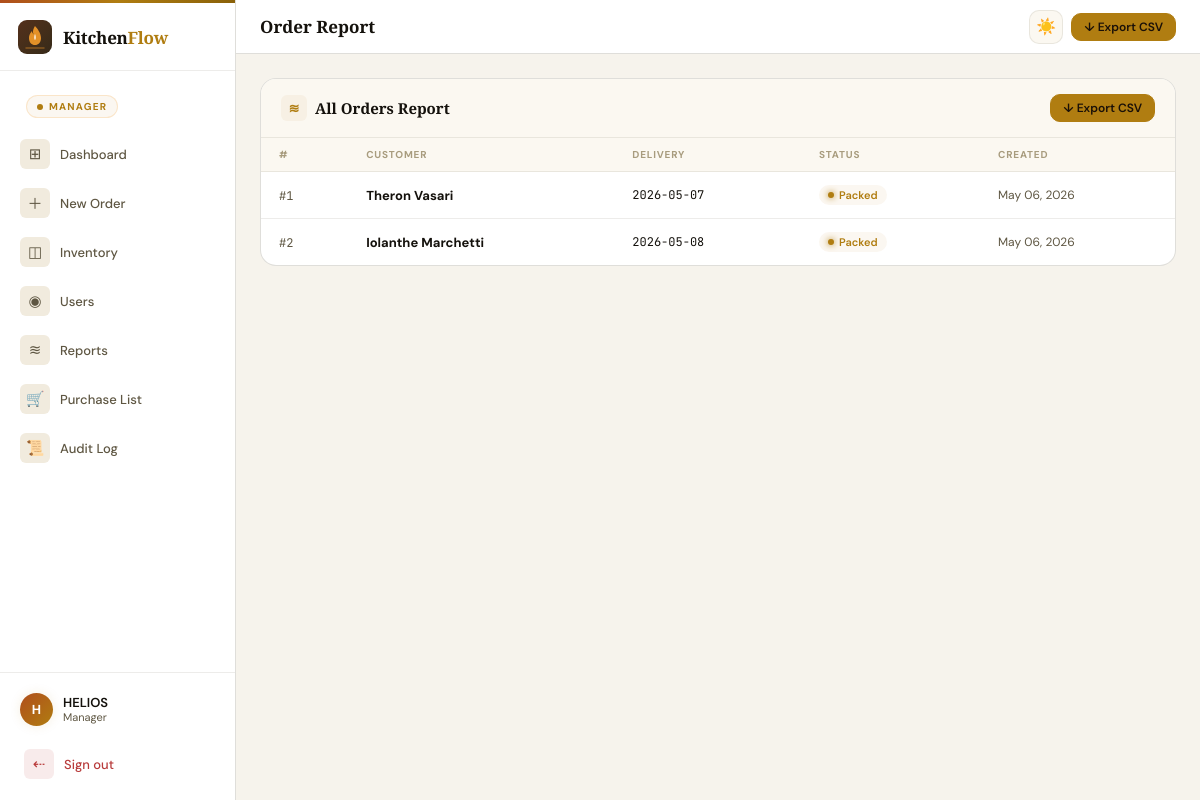
/manager/report (signed in), run on the app's committed database.
### models.py (models this page shows, shortened)
class User(UserMixin, db.Model):
    __tablename__ = "users"
    id = db.Column(db.Integer, primary_key=True)
    username = db.Column(db.String(80), unique=True, nullable=False)
    password_hash = db.Column(db.String(200), nullable=False)
    role = db.Column(db.String(30), nullable=False)  # manager/chef/packer/quality
    name = db.Column(db.String(120), nullable=False)

class Order(db.Model):
    __tablename__ = "orders"
    id = db.Column(db.Integer, primary_key=True)
    customer_name = db.Column(db.String(120), nullable=False)
    delivery_date = db.Column(db.Date, nullable=False)
    status = db.Column(db.String(30), default="Pending")
    created_at = db.Column(db.DateTime, default=datetime.utcnow)
    order_items = db.relationship("OrderItem", backref="order", lazy=True,
                                  cascade="all, delete-orphan")

### manager/routes.py (the view)
@manager_bp.route("/report")
@login_required
@manager_required
def report():
    orders = Order.query.order_by(Order.created_at.desc()).all()
    return render_template("manager/report.html", orders=orders)

### extensions.py (called while the page is built)
@login_manager.user_loader
def load_user(user_id):
    from models import User
    return db.session.get(User, int(user_id))

### manager/routes.py (called while the page is built)
def manager_required(f):
    @wraps(f)
    def decorated(*args, **kwargs):
        if not current_user.is_authenticated or current_user.role != "manager":
            flash("Access denied.", "danger")
            return redirect(url_for("auth.login"))
        return f(*args, **kwargs)
    return decorated

### templates/manager/report.html (shortened to what this page needs)
{% extends "base.html" %}
{% block topbar_title %}Order Report{% endblock %}
{% block topbar_actions %}<a href="/manager/report/download" class="btn btn-primary btn-sm">↓ Export CSV</a>{% endblock %}
{% block sidebar %}
  <a href="/manager/dashboard" class="nav-item"><div class="nav-icon">⊞</div>Dashboard</a>
  <a href="/manager/orders/new" class="nav-item"><div class="nav-icon">＋</div>New Order</a>
  <a href="/manager/inventory" class="nav-item"><div class="nav-icon">◫</div>Inventory</a>
  <a href="/manager/users" class="nav-item"><div class="nav-icon">◉</div>Users</a>
  <a href="/manager/report" class="nav-item"><div class="nav-icon">≋</div>Reports</a>
  <a href="/manager/purchase-list" class="nav-item"><div class="nav-icon">🛒</div>Purchase List</a>
  <a href="/manager/audit" class="nav-item"><div class="nav-icon">📜</div>Audit Log</a>
{% endblock %}
{% block content %}
<div class="card">
  <div class="card-header">
    <div class="card-title"><div class="ct-icon">≋</div>All Orders Report</div>
    <a href="/manager/report/download" class="btn btn-primary btn-sm">↓ Export CSV</a>
  </div>
  <div class="table-wrap">
    <table>
      <thead><tr><th>#</th><th>Customer</th><th>Delivery</th><th>Status</th><th>Created</th></tr></thead>
      <tbody>
        {% for o in orders %}
        <tr>
          <td><span class="order-id">#{{ o.id }}</span></td>
          <td><strong>{{ o.customer_name }}</strong></td>
          <td class="font-mono text-sm">{{ o.delivery_date }}</td>
          <td>
            {% if o.status=="In Progress" %}<span class="badge b-ember"><span class="badge-dot"></span>In Progress</span>
            {% elif o.status=="Pending" %}<span class="badge b-gray"><span class="badge-dot"></span>Pending</span>
            {% elif o.status in ["Approved","Completed"] %}<span class="badge b-green"><span class="badge-dot"></span>{{ o.status }}</span>
            {% elif o.status=="Ready for Packing" %}<span class="badge b-blue"><span class="badge-dot"></span>Ready to Pack</span>
            {% else %}<span class="badge b-amber"><span class="badge-dot"></span>{{ o.status }}</span>{% endif %}
          </td>
          <td class="text-sm text-muted">{{ o.created_at.strftime("%b %d, %Y") }}</td>
        </tr>
        {% endfor %}
      </tbody>
    </table>
  </div>
</div>
{% endblock %}

### templates/base.html (shortened to what this page needs)
<!DOCTYPE html>
<html lang="en" data-theme="dark">
<head>
</head>
<body>
<div class="app">
  <aside class="sidebar">
    <div class="sidebar-logo">
      <div class="logo-name">Kitchen<span>Flow</span></div>
    </div>
    {% if current_user.is_authenticated %}
    <div style="padding:10px 12px 2px">
      <div class="role-pill">{{ current_user.role }}</div>
    </div>
    {% endif %}
    <nav class="nav">{% block sidebar %}{% endblock %}</nav>
    {% if current_user.is_authenticated %}
    <div class="sidebar-footer">
      <div class="user-row">
        <div class="avatar">{{ current_user.username[0]|upper }}</div>
        <div>
          <div class="user-name">{{ current_user.username }}</div>
          <div class="user-role">{{ current_user.role|title }}</div>
        </div>
      </div>
      <div style="margin-top:6px">
        <form method="post" action="/auth/logout" style="margin:0">
          <button type="submit" class="nav-item nav-item-danger" style="margin-bottom:0;width:100%;text-align:left;cursor:pointer">
            <div class="nav-icon">⇠</div> Sign out
          </button>
        </form>
      </div>
    </div>
    {% endif %}
  </aside>
  <header class="topbar">
    <div class="page-title">{% block topbar_title %}{% endblock %}</div>
    <div class="topbar-right">
      <button class="icon-btn" data-theme-toggle title="Toggle light/dark">
        <span id="theme-icon">🌙</span>
      </button>
      {% block topbar_actions %}{% endblock %}
    </div>
  </header>
  <main class="main">
    {% block content %}{% endblock %}
  </main>
</div>
</body>
</html>

### data on the page
User: role "MANAGER", username "H", username "HELIOS", role "Manager"
Order: id "1", customer_name "Theron Vasari", delivery_date "2026-05-07", status "Packed", created_at "May 06, 2026"
Order: id "2", customer_name "Iolanthe Marchetti", delivery_date "2026-05-08", status "Packed", created_at "May 06, 2026"
